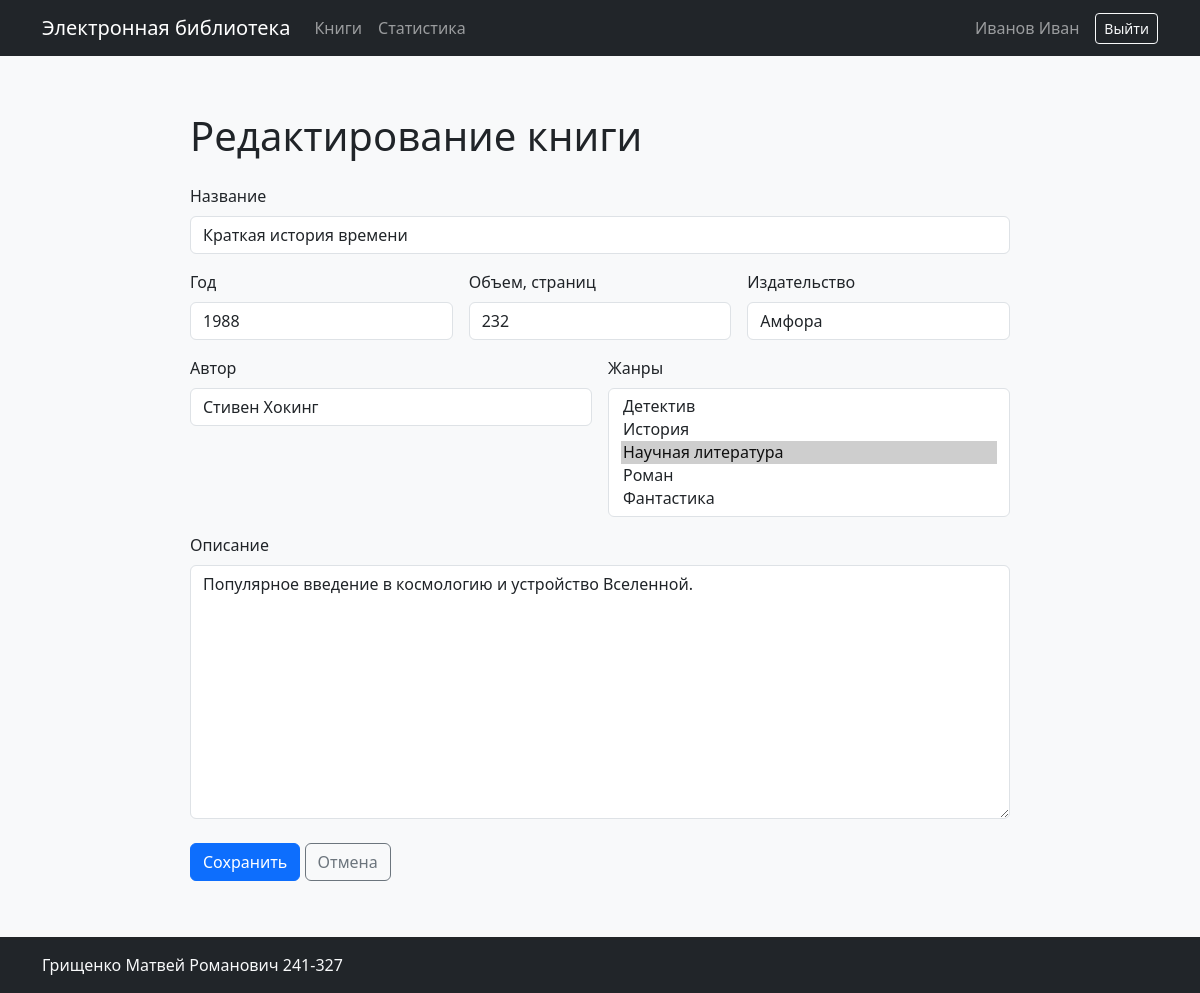
The page /books/4/edit (signed in) on the database its author committed.
### app/models.py (models this page shows, shortened)
class User(db.Model, UserMixin):
    __tablename__ = "users"
    id: Mapped[int] = mapped_column(primary_key=True)
    login: Mapped[str] = mapped_column(db.String(100), unique=True, nullable=False)
    password_hash: Mapped[str] = mapped_column(db.String(255), nullable=False)
    last_name: Mapped[str] = mapped_column(db.String(100), nullable=False)
    first_name: Mapped[str] = mapped_column(db.String(100), nullable=False)
    middle_name: Mapped[str | None] = mapped_column(db.String(100))
    role_id: Mapped[int] = mapped_column(
        db.ForeignKey("roles.id"), nullable=False
    )
    role: Mapped[Role] = relationship(back_populates="users")
    reviews: Mapped[list["Review"]] = relationship(
        back_populates="user", cascade="all, delete-orphan"
    )
    views: Mapped[list["BookView"]] = relationship(back_populates="user")
    @property
    def full_name(self):
        return " ".join(
            part for part in (self.last_name, self.first_name, self.middle_name) if part
        )
    @property
    def role_name(self):
        return self.role.name

class Book(db.Model):
    __tablename__ = "books"
    id: Mapped[int] = mapped_column(primary_key=True)
    title: Mapped[str] = mapped_column(db.String(255), nullable=False)
    short_description: Mapped[str] = mapped_column(db.Text, nullable=False)
    year: Mapped[int] = mapped_column(nullable=False)
    publisher: Mapped[str] = mapped_column(db.String(255), nullable=False)
    author: Mapped[str] = mapped_column(db.String(255), nullable=False)
    pages: Mapped[int] = mapped_column(nullable=False)
    created_at: Mapped[datetime] = mapped_column(default=datetime.utcnow)
    genres: Mapped[list[Genre]] = relationship(secondary=book_genres, lazy="selectin")
    cover: Mapped["Cover"] = relationship(
        back_populates="book",
        cascade="all, delete-orphan",
        uselist=False,
        passive_deletes=True,
    )
    reviews: Mapped[list["Review"]] = relationship(
        back_populates="book",
        cascade="all, delete-orphan",
        passive_deletes=True,
    )
    views: Mapped[list["BookView"]] = relationship(
        back_populates="book",
        cascade="all, delete-orphan",
        passive_deletes=True,
    )

### app/books.py (the view, shortened to what this page needs)
@bp.route("/books/<int:book_id>/edit", methods=["GET", "POST"])
@rights_required("edit_book")
def edit(book_id):
    book = db.get_or_404(Book, book_id)
    errors = {}
    genres = db.session.scalars(db.select(Genre).order_by(Genre.name)).all()
    selected = (
        request.form.getlist("genre_ids")
        if request.method == "POST"
        else [str(genre.id) for genre in book.genres]
    )
    return render_template(
        "books/form.html",
        title="Редактирование книги",
        data=book_form_data(book),
        genres=genres,
        selected_genres=selected,
        errors=errors,
        create=False,
        book=book,
    )

### app/__init__.py (called while the page is built)
@login_manager.user_loader
def load_user(user_id):
    return db.session.get(User, int(user_id))

### app/books.py (called while the page is built)
def book_form_data(book=None):
    if request.method == "POST":
        return request.form
    if not book:
        return {}
    return {
        "title": book.title,
        "short_description": book.short_description,
        "year": book.year,
        "publisher": book.publisher,
        "author": book.author,
        "pages": book.pages,
    }

### app/rights.py (called while the page is built)
def can(action):
    return (
        current_user.is_authenticated
        and action in RIGHTS.get(current_user.role_name, set())
    )

def rights_required(action):
    def decorator(view):
        @wraps(view)
        def wrapped(*args, **kwargs):
            if not current_user.is_authenticated:
                flash(
                    "Для выполнения данного действия необходимо пройти процедуру аутентификации",
                    "warning",
                )
                return redirect(url_for("auth.login", next=request.url))
            if not can(action):
                flash(
                    "У вас недостаточно прав для выполнения данного действия",
                    "danger",
                )
                return redirect(url_for("books.index"))
            return view(*args, **kwargs)
        return wrapped
    return decorator

### app/templates/books/form.html (shortened to what this page needs)
{% extends 'base.html' %}
{% from 'books/_form.html' import book_form %}
{% block content %}
<div class="form-panel">
  <h1 class="mb-4">{{ title }}</h1>
  <form method="post" enctype="multipart/form-data">
    {{ book_form(data, genres, selected_genres, errors, create) }}
  </form>
</div>
{% endblock %}

### app/templates/base.html (shortened to what this page needs)
<!doctype html>
<html lang="ru">
  <head>
    <link href="https://cdn.jsdelivr.net/npm/bootstrap@5.3.3/dist/css/bootstrap.min.css" rel="stylesheet">
    <link href="https://cdn.jsdelivr.net/npm/easymde/dist/easymde.min.css" rel="stylesheet">
    <link rel="stylesheet" href="{{ url_for('static', filename='styles.css') }}">
  </head>
  <body class="d-flex flex-column min-vh-100">
    <nav class="navbar navbar-expand-lg navbar-dark bg-dark">
      <div class="container">
        <a class="navbar-brand" href="{{ url_for('books.index') }}">Электронная библиотека</a>
        <div class="collapse navbar-collapse" id="navbar">
          <div class="navbar-nav me-auto">
            <a class="nav-link" href="{{ url_for('books.index') }}">Книги</a>
            {% if can('statistics') %}
              <a class="nav-link" href="{{ url_for('stats.index') }}">Статистика</a>
            {% endif %}
          </div>
          <div class="navbar-nav align-items-lg-center">
            {% if current_user.is_authenticated %}
              <span class="navbar-text me-lg-3">{{ current_user.full_name }}</span>
              <a class="btn btn-outline-light btn-sm" href="{{ url_for('auth.logout') }}">Выйти</a>
            {% else %}
              <a class="btn btn-outline-light btn-sm" href="{{ url_for('auth.login') }}">Войти</a>
            {% endif %}
          </div>
        </div>
      </div>
    </nav>
    <main class="container py-4 flex-grow-1">
      {% block content %}{% endblock %}
    </main>
    <footer class="bg-dark text-light py-3">
      <div class="container">Грищенко Матвей Романович 241-327</div>
    </footer>
  </body>
</html>

### app/templates/books/_form.html (shortened to what this page needs)
{% macro book_form(data, genres, selected_genres, errors, create) %}
  <div class="row g-3">
    <div class="col-12">
      <label class="form-label" for="title">Название</label>
      <input class="form-control {% if errors.get('title') %}is-invalid{% endif %}" id="title" name="title" value="{{ data.get('title', '') }}" required>
    </div>
    <div class="col-md-4">
      <label class="form-label" for="year">Год</label>
      <input class="form-control {% if errors.get('year') %}is-invalid{% endif %}" id="year" name="year" type="number" value="{{ data.get('year', '') }}" required>
    </div>
    <div class="col-md-4">
      <label class="form-label" for="pages">Объем, страниц</label>
      <input class="form-control {% if errors.get('pages') %}is-invalid{% endif %}" id="pages" name="pages" type="number" value="{{ data.get('pages', '') }}" required>
    </div>
    <div class="col-md-4">
      <label class="form-label" for="publisher">Издательство</label>
      <input class="form-control {% if errors.get('publisher') %}is-invalid{% endif %}" id="publisher" name="publisher" value="{{ data.get('publisher', '') }}" required>
    </div>
    <div class="col-md-6">
      <label class="form-label" for="author">Автор</label>
      <input class="form-control {% if errors.get('author') %}is-invalid{% endif %}" id="author" name="author" value="{{ data.get('author', '') }}" required>
    </div>
    <div class="col-md-6">
      <label class="form-label" for="genre_ids">Жанры</label>
      <select class="form-select {% if errors.get('genre_ids') %}is-invalid{% endif %}" id="genre_ids" name="genre_ids" multiple size="5">
        {% for genre in genres %}
          <option value="{{ genre.id }}" {% if genre.id|string in selected_genres %}selected{% endif %}>{{ genre.name }}</option>
        {% endfor %}
      </select>
    </div>
    <div class="col-12">
      <label class="form-label" for="short_description">Описание</label>
      <textarea class="form-control markdown-editor {% if errors.get('short_description') %}is-invalid{% endif %}" id="short_description" name="short_description" rows="10">{{ data.get('short_description', '') }}</textarea>
    </div>
  </div>
  <div class="mt-4">
    <button class="btn btn-primary" type="submit">Сохранить</button>
    <a class="btn btn-outline-secondary" href="{{ url_for('books.index') }}">Отмена</a>
  </div>
{% endmacro %}

### app/static/styles.css (style rules this page uses)
body { background: #f8f9fa; color: #202428; }
.auth-panel, .form-panel { max-width: 820px; margin: 2rem auto; }

### rows shown on the page
User: full_name "Иванов Иван"
Book: title "Краткая история времени", year "1988", publisher "Амфора", author "Стивен Хокинг", short_description "Популярное введение в космологию и устройство Вселенной."

### other values the page prints
{{ title }} "Редактирование книги"
form field genre_ids "Детектив / История / Научная литература ☑ / Роман / Фантастика"
